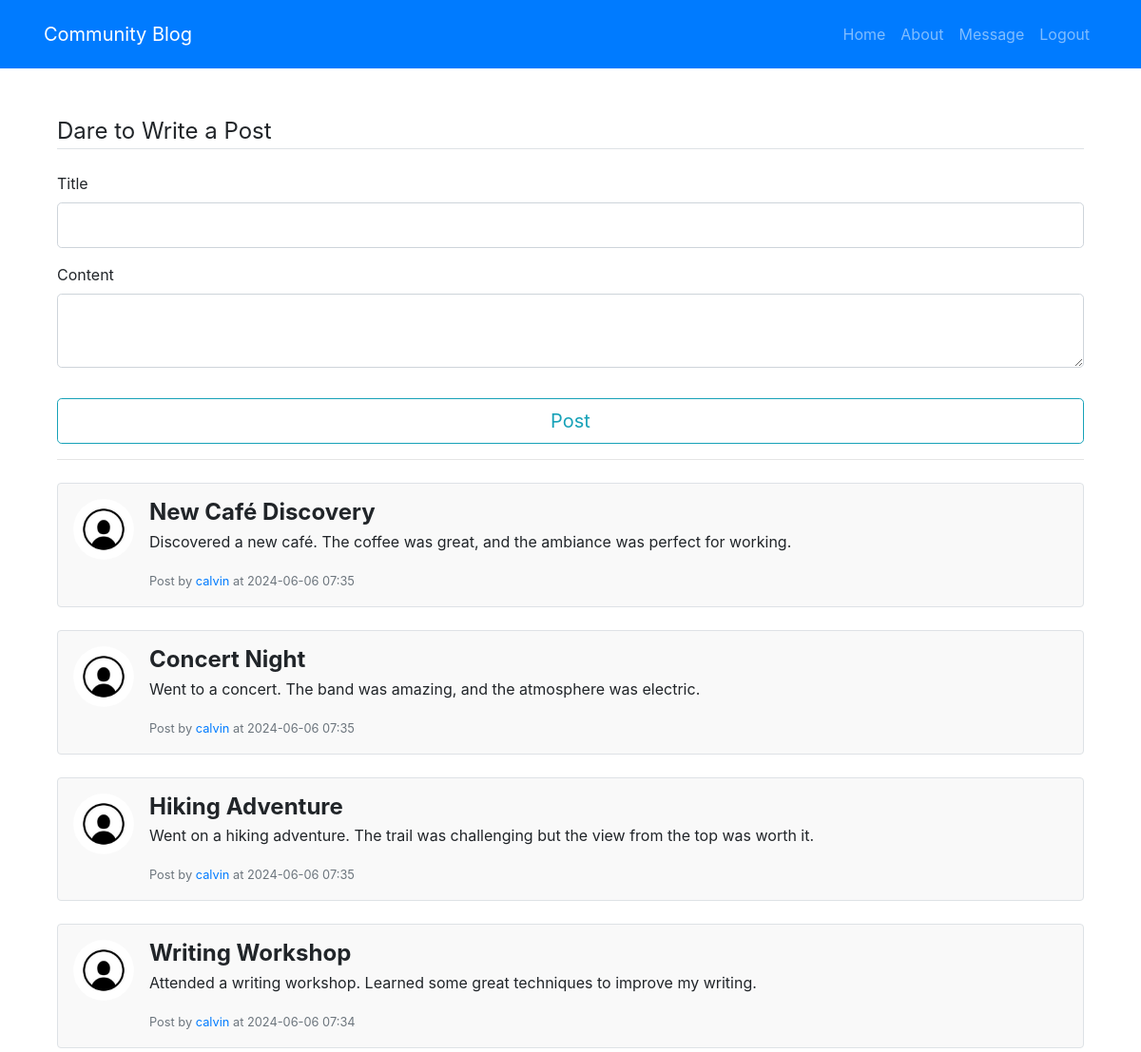
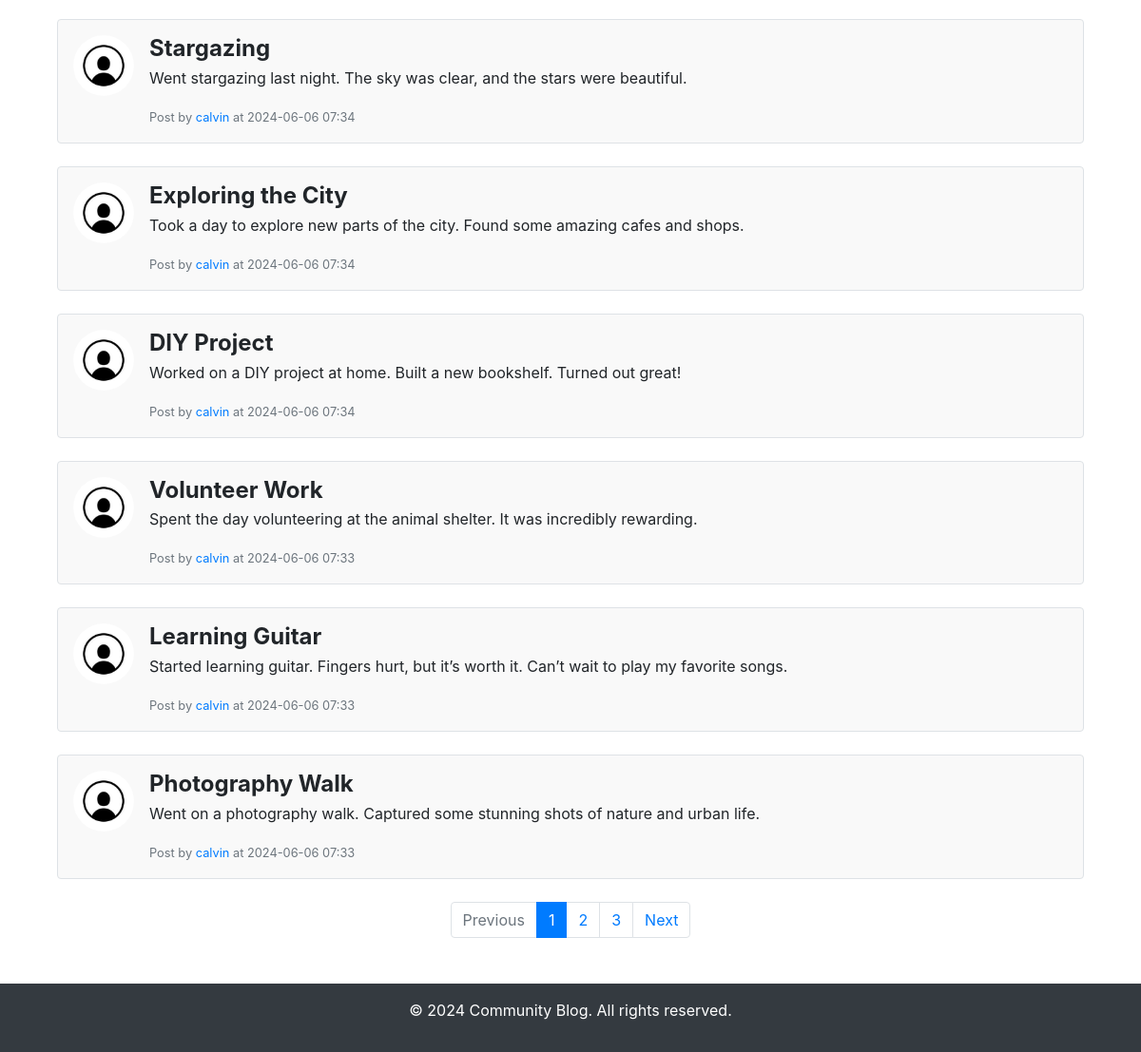
Screenshot of /home (signed in) with the database file from the repository (2 pictures, top to bottom).
### app/models.py (models this page shows, shortened)
class Post(db.Model):
    id = db.Column(db.Integer, primary_key=True)
    title = db.Column(db.String(120), nullable=False)
    content = db.Column(db.String(1024), nullable=False)
    user_id = db.Column(db.Integer, db.ForeignKey('user.id'))
    timestamp = db.Column(db.DateTime, index=True, default=datetime.utcnow)

class User(db.Model, UserMixin):
    id = db.Column(db.Integer, primary_key=True)
    username = db.Column(db.String(150), unique=True, nullable=False)
    email = db.Column(db.String(120), unique=True, nullable=False)
    img = db.Column(db.String(20), nullable=False, default='default.jpg')
    password = db.Column(db.String(60), nullable=False)
    bio = db.Column(db.String(500))
    is_active = db.Column(db.Boolean, default=False)
    posts = db.relationship('Post', backref='author', lazy='dynamic')
    sent_messages = db.relationship('UserMessage', foreign_keys='UserMessage.sender_id', backref='author', lazy=True)
    received_messages = db.relationship('UserMessage', foreign_keys='UserMessage.receiver_id', backref='receiver', lazy=True)
    notifications = db.relationship('Notification', backref='user', lazy=True)
    followed = db.relationship(
        'User', secondary=followers,
        primaryjoin=(followers.c.follower_id == id),
        secondaryjoin=(followers.c.followed_id == id),
        backref=db.backref('followers', lazy='dynamic'), lazy='dynamic'
    )

### app/routes.py (the view, shortened to what this page needs)
@login_required
@app.route('/')
@app.route('/home', methods=['GET', 'POST'])
def home():
    if current_user.is_anonymous:
        return redirect(url_for('landingpage'))
    form = AddPost()
    page = request.args.get('page', 1, type=int)
    posts = Post.query.order_by(Post.timestamp.desc()).paginate(page=page, per_page=10)
    return render_template('home.html', title='Home', posts=posts, form=form)

### app/forms.py
class AddPost(FlaskForm):
    title =StringField('Title', validators=[DataRequired()])
    content = TextAreaField(validators=[DataRequired()])
    submit = SubmitField('Post')

### app/routes.py (called while the page is built)
@login_manager.user_loader
def load_user(user_id):
    return User.query.get(int(user_id))

@app.context_processor
def inject_notifications():
    if current_user.is_authenticated:
        unread_count = UserMessage.query.filter_by(receiver_id=current_user.id, read=False).count()
        return dict(unread_count=unread_count)
    return dict(unread_count=0)

### app/templates/home.html (shortened to what this page needs)
{% extends 'index.html' %}
{% block content %}
<div class="container my-5">
    <form method="POST">
        <fieldset class="form-group">
            <legend class="border-bottom mb-4">Dare to Write a Post</legend>
            <div class="form-group">
                {{ form.title.label(class="form-control-label") }}
                {{ form.title(class="form-control form-control-lg" if not form.title.errors else "form-control form-control-lg is-invalid") }}
            </div>
            <div class="form-group">
                {{ form.content.label(class="form-control-label") }}
                {{ form.content(class="form-control form-control-lg" if not form.content.errors else "form-control form-control-lg is-invalid") }}
            </div>
        </fieldset>
        <div class="form-group">
            {{ form.submit(class="btn btn-outline-info btn-lg btn-block") }}
        </div>
    </form>
    <hr>
    <ul class="list-unstyled mt-4">
        {% for post in posts.items %}
            <li class="media mb-4 p-3 border rounded">
                <img class="mr-3 rounded-circle" src="{{ url_for('static', filename='images/' + post.author.img) }}" alt="{{ post.author.username }}" width="64" height="64" class="img-fluid rounded-circle mb-3">
                <div class="media-body">
                    <h3 class="mt-0 mb-1">{{ post.title }}</h3>
                    <p>{{ post.content }}</p>
                    <small class="text-muted">Post by <a href="{{ url_for('about', username=post.author.username) }}">{{ post.author.username }}</a> at {{ post.timestamp.strftime('%Y-%m-%d %H:%M') }}</small>
                </div>
            </li>
        {% endfor %}
    </ul>
    <nav aria-label="Page navigation">
        <ul class="pagination justify-content-center">
            {% if posts.has_prev %}
                <li class="page-item">
                    <a class="page-link" href="{{ url_for('home', page=posts.prev_num) }}">Previous</a>
                </li>
            {% else %}
                <li class="page-item disabled">
                    <span class="page-link">Previous</span>
                </li>
            {% endif %}
            {% for page_num in posts.iter_pages(left_edge=1, right_edge=1, left_current=2, right_current=2) %}
                {% if page_num %}
                    {% if page_num == posts.page %}
                        <li class="page-item active">
                            <span class="page-link">{{ page_num }}</span>
                        </li>
                    {% else %}
                        <li class="page-item">
                            <a class="page-link" href="{{ url_for('home', page=page_num) }}">{{ page_num }}</a>
                        </li>
                    {% endif %}
                {% else %}
                    <li class="page-item disabled"><span class="page-link">...</span></li>
                {% endif %}
            {% endfor %}
            {% if posts.has_next %}
                <li class="page-item">
                    <a class="page-link" href="{{ url_for('home', page=posts.next_num) }}">Next</a>
                </li>
            {% else %}
                <li class="page-item disabled">
                    <span class="page-link">Next</span>
                </li>
            {% endif %}
        </ul>
    </nav>
</div>
{% endblock %}

### app/templates/index.html (shortened to what this page needs)
<!DOCTYPE html>
<html lang="en">
<head>
    <link rel="stylesheet" href="https://stackpath.bootstrapcdn.com/bootstrap/4.5.2/css/bootstrap.min.css">
    <link rel="stylesheet" href="{{ url_for('static', filename='main.css') }}">
</head>
<body>
    <header class="bg-primary text-white py-2">
        <nav class="navbar navbar-expand-lg navbar-dark container">
            <a class="navbar-brand" href="{{ url_for('home') }}">Community Blog</a>
            <div class="collapse navbar-collapse" id="navbarNav">
                <ul class="navbar-nav ml-auto">
                    {% if current_user.is_authenticated %}
                    <li class="nav-item"><a class="nav-link" href="{{ url_for('home') }}">Home</a></li>
                    <li class="nav-item"><a class="nav-link" href="{{ url_for('about', username=current_user.username) }}">About</a></li>
                    <li class="nav-item">
                        <a class="nav-link" href="{{ url_for('users', username=current_user.username) }}">
                            Message {% if unread_count > 0 %} <span class="badge badge-danger">{{ unread_count }}</span> {% endif %}
                        </a>
                    </li>
                    <li class="nav-item"><a class="nav-link" href="{{ url_for('logout') }}">Logout</a></li>
                    {% else %}
                    <li class="nav-item"><a class="nav-link" href="{{ url_for('login') }}">Login</a></li>
                    <li class="nav-item"><a class="nav-link" href="{{ url_for('register') }}">Register</a></li>
                    {% endif %}
                </ul>
            </div>
        </nav>
    </header>
    <main class="container mt-4">
        {% block content %}{% endblock %}
    </main>
    <footer class="bg-dark text-white text-center py-3 mt-4">
        <p>&copy; 2024 Community Blog. All rights reserved.</p>
    </footer>
</body>
</html>

### app/static/main.css (style rules this page uses)
.media { background-color: #f9f9f9; }
.media-body h3 { font-size: 1.5rem; font-weight: bold; }
.media-body p { font-size: 1rem; }

### rows the page displays
Post: img (placeholder picture), title "New Café Discovery", content "Discovered a new café. The coffee was great, and the ambiance was perfect for working.", author.username "calvin", timestamp "2024-06-06 07:35"
Post: img (placeholder picture), title "Concert Night", content "Went to a concert. The band was amazing, and the atmosphere was electric.", author.username "calvin", timestamp "2024-06-06 07:35"
Post: img (placeholder picture), title "Hiking Adventure", content "Went on a hiking adventure. The trail was challenging but the view from the top was worth it.", author.username "calvin", timestamp "2024-06-06 07:35"
Post: img (placeholder picture), title "Writing Workshop", content "Attended a writing workshop. Learned some great techniques to improve my writing.", author.username "calvin", timestamp "2024-06-06 07:34"
Post: img (placeholder picture), title "Stargazing", content "Went stargazing last night. The sky was clear, and the stars were beautiful.", author.username "calvin", timestamp "2024-06-06 07:34"
Post: img (placeholder picture), title "Exploring the City", content "Took a day to explore new parts of the city. Found some amazing cafes and shops.", author.username "calvin", timestamp "2024-06-06 07:34"
Post: img (placeholder picture), title "DIY Project", content "Worked on a DIY project at home. Built a new bookshelf. Turned out great!", author.username "calvin", timestamp "2024-06-06 07:34"
Post: img (placeholder picture), title "Volunteer Work", content "Spent the day volunteering at the animal shelter. It was incredibly rewarding.", author.username "calvin", timestamp "2024-06-06 07:33"
Post: img (placeholder picture), title "Learning Guitar", content "Started learning guitar. Fingers hurt, but it’s worth it. Can’t wait to play my favorite songs.", author.username "calvin", timestamp "2024-06-06 07:33"
Post: img (placeholder picture), title "Photography Walk", content "Went on a photography walk. Captured some stunning shots of nature and urban life.", author.username "calvin", timestamp "2024-06-06 07:33"

### other values shown
{{ page_num }} "1"
{{ page_num }} "2" "3"
